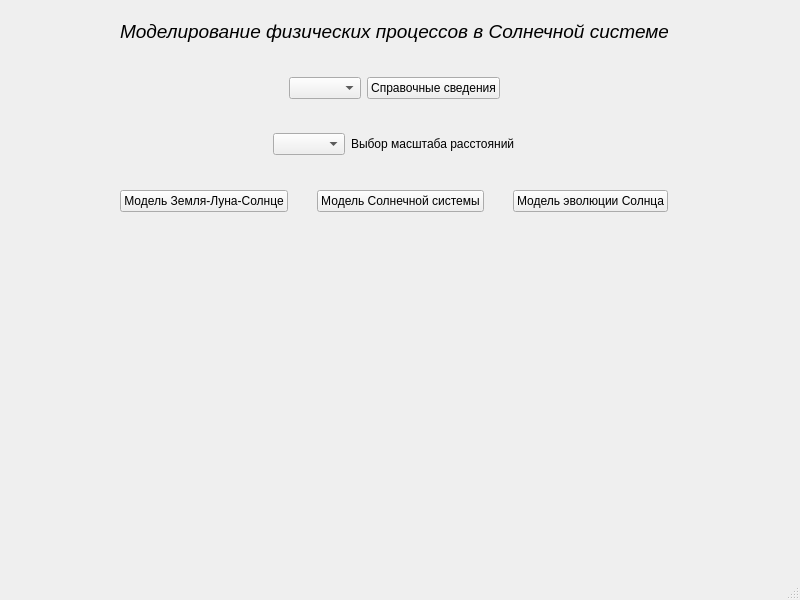
<?xml version="1.0" encoding="UTF-8"?>
<ui version="4.0">
 <class>MainWindow</class>
 <widget class="QMainWindow" name="MainWindow">
  <property name="geometry">
   <rect>
    <x>0</x>
    <y>0</y>
    <width>800</width>
    <height>600</height>
   </rect>
  </property>
  <property name="minimumSize">
   <size>
    <width>800</width>
    <height>600</height>
   </size>
  </property>
  <property name="maximumSize">
   <size>
    <width>800</width>
    <height>600</height>
   </size>
  </property>
  <property name="windowTitle">
   <string>MainWindow</string>
  </property>
  <widget class="QWidget" name="centralwidget">
   <widget class="QWidget" name="verticalLayoutWidget">
    <property name="geometry">
     <rect>
      <x>120</x>
      <y>20</y>
      <width>548</width>
      <height>220</height>
     </rect>
    </property>
    <layout class="QVBoxLayout" name="verticalLayout">
     <item>
      <widget class="QLabel" name="label">
       <property name="font">
        <font>
         <pointsize>14</pointsize>
         <italic>true</italic>
        </font>
       </property>
       <property name="text">
        <string>Моделирование физических процессов в Солнечной системе</string>
       </property>
       <property name="textFormat">
        <enum>Qt::RichText</enum>
       </property>
       <property name="scaledContents">
        <bool>true</bool>
       </property>
       <property name="openExternalLinks">
        <bool>false</bool>
       </property>
      </widget>
     </item>
     <item>
      <spacer name="verticalSpacer_3">
       <property name="orientation">
        <enum>Qt::Vertical</enum>
       </property>
       <property name="sizeHint" stdset="0">
        <size>
         <width>20</width>
         <height>40</height>
        </size>
       </property>
      </spacer>
     </item>
     <item>
      <layout class="QHBoxLayout" name="horizontalLayout_2">
       <item>
        <spacer name="horizontalSpacer_4">
         <property name="orientation">
          <enum>Qt::Horizontal</enum>
         </property>
         <property name="sizeHint" stdset="0">
          <size>
           <width>40</width>
           <height>20</height>
          </size>
         </property>
        </spacer>
       </item>
       <item>
        <widget class="QComboBox" name="comboBox"/>
       </item>
       <item>
        <widget class="QPushButton" name="pb_Info">
         <property name="text">
          <string>Справочные сведения</string>
         </property>
        </widget>
       </item>
       <item>
        <spacer name="horizontalSpacer_5">
         <property name="orientation">
          <enum>Qt::Horizontal</enum>
         </property>
         <property name="sizeHint" stdset="0">
          <size>
           <width>40</width>
           <height>20</height>
          </size>
         </property>
        </spacer>
       </item>
      </layout>
     </item>
     <item>
      <spacer name="verticalSpacer_4">
       <property name="orientation">
        <enum>Qt::Vertical</enum>
       </property>
       <property name="sizeHint" stdset="0">
        <size>
         <width>20</width>
         <height>40</height>
        </size>
       </property>
      </spacer>
     </item>
     <item>
      <layout class="QHBoxLayout" name="horizontalLayout_3">
       <item>
        <spacer name="horizontalSpacer_3">
         <property name="orientation">
          <enum>Qt::Horizontal</enum>
         </property>
         <property name="sizeHint" stdset="0">
          <size>
           <width>40</width>
           <height>20</height>
          </size>
         </property>
        </spacer>
       </item>
       <item>
        <widget class="QComboBox" name="comboBox_2"/>
       </item>
       <item>
        <widget class="QLabel" name="label_3">
         <property name="text">
          <string>Выбор масштаба расстояний</string>
         </property>
        </widget>
       </item>
       <item>
        <spacer name="horizontalSpacer_6">
         <property name="orientation">
          <enum>Qt::Horizontal</enum>
         </property>
         <property name="sizeHint" stdset="0">
          <size>
           <width>40</width>
           <height>20</height>
          </size>
         </property>
        </spacer>
       </item>
      </layout>
     </item>
     <item>
      <spacer name="verticalSpacer">
       <property name="orientation">
        <enum>Qt::Vertical</enum>
       </property>
       <property name="sizeHint" stdset="0">
        <size>
         <width>20</width>
         <height>40</height>
        </size>
       </property>
      </spacer>
     </item>
     <item>
      <layout class="QHBoxLayout" name="horizontalLayout">
       <item>
        <widget class="QPushButton" name="pb_EMS">
         <property name="text">
          <string>Модель Земля-Луна-Солнце</string>
         </property>
        </widget>
       </item>
       <item>
        <spacer name="horizontalSpacer">
         <property name="orientation">
          <enum>Qt::Horizontal</enum>
         </property>
         <property name="sizeHint" stdset="0">
          <size>
           <width>40</width>
           <height>20</height>
          </size>
         </property>
        </spacer>
       </item>
       <item>
        <widget class="QPushButton" name="pb_SolarSystem">
         <property name="text">
          <string>Модель Солнечной системы</string>
         </property>
        </widget>
       </item>
       <item>
        <spacer name="horizontalSpacer_2">
         <property name="orientation">
          <enum>Qt::Horizontal</enum>
         </property>
         <property name="sizeHint" stdset="0">
          <size>
           <width>40</width>
           <height>20</height>
          </size>
         </property>
        </spacer>
       </item>
       <item>
        <widget class="QPushButton" name="pb_Sun">
         <property name="text">
          <string>Модель эволюции Солнца</string>
         </property>
        </widget>
       </item>
      </layout>
     </item>
     <item>
      <spacer name="verticalSpacer_2">
       <property name="orientation">
        <enum>Qt::Vertical</enum>
       </property>
       <property name="sizeHint" stdset="0">
        <size>
         <width>20</width>
         <height>40</height>
        </size>
       </property>
      </spacer>
     </item>
    </layout>
   </widget>
   <widget class="QLabel" name="label_2">
    <property name="geometry">
     <rect>
      <x>90</x>
      <y>260</y>
      <width>641</width>
      <height>281</height>
     </rect>
    </property>
    <property name="text">
     <string/>
    </property>
    <property name="pixmap">
     <pixmap>Pictures/solar_system.jpg</pixmap>
    </property>
   </widget>
  </widget>
  <widget class="QMenuBar" name="menubar">
   <property name="geometry">
    <rect>
     <x>0</x>
     <y>0</y>
     <width>800</width>
     <height>21</height>
    </rect>
   </property>
  </widget>
  <widget class="QStatusBar" name="statusbar"/>
 </widget>
 <resources/>
 <connections/>
</ui>
